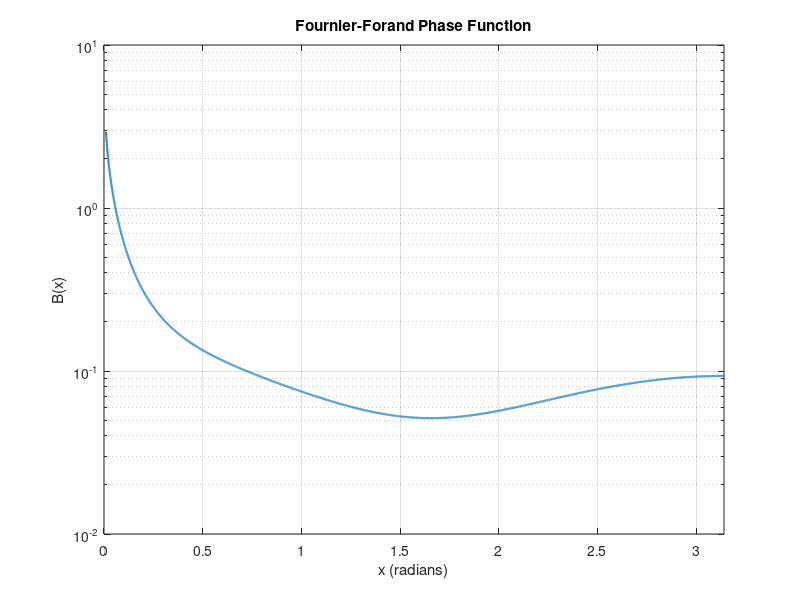

Reproduce this figure in MATLAB.
u = 4.9;
n = 0.9;

v = (3 - u) / 2;

s = @(x) (4 / (3 * (n - 1)^2)) .* sin(x / 2).^2;

B = @(x) ...
    (1 ./ (4*pi .* (1 - s(x)).^2 .* s(x).^v)) .* ...
    (v .* (1 - s(x)) ...
    - (1 - s(x).^v) ...
    + (s(x) .* (1 - s(x).^v) ...
    - v .* (1 - s(x))) .* sin(x / 2).^(-2)) ...
    + ((1 - s(pi).^v) / ...
    (16*pi * (s(pi) - 1) * s(pi).^v)) .* ...
    (3*cos(x).^2 - 1);

% x in radians
x = linspace(1e-2, pi, 10000);

y = B(x);

figure;
%plot(x, y, 'LineWidth', 1.5);
semilogy(x, y, 'LineWidth', 1.5);
xlabel('x (radians)');
ylabel('B(x)');
title('Fournier-Forand Phase Function');
grid on;
xlim([0 pi]);
